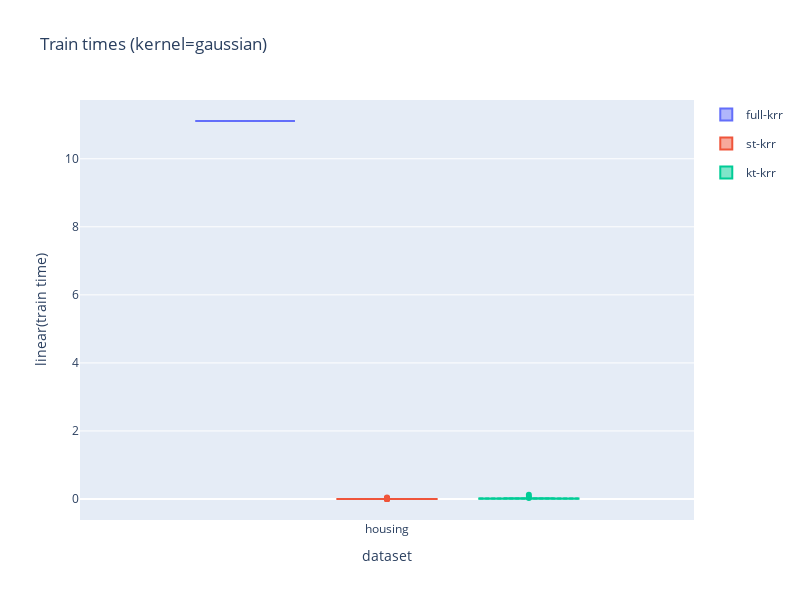

Notebook source saved alongside this figure:
### Code cell
scale = 'linear'

for result in results:
    name = result['name']
    color = colors_list[names.index(name)]

    if scale == 'log2':
        y = np.log2(np.abs(result["train_times"]))

    elif scale == 'linear':
        y = np.abs(result["train_times"])

    trace = go.Box(
        x=[dataset,]*len(result["train_times"]),
        y=y,
        name=name,
        # opacity=0.5,
        legendgroup=name,
        line_color=color,
        offsetgroup=name,
        showlegend=color not in colors_used,
        boxmean=True,
    )

    fig.add_trace(trace)
    colors_used.add(color)

fig.update_yaxes(title_text=f"{scale}(train time)")
fig.update_xaxes(title_text="dataset")
fig.update_layout(
    width=800,
    height=600,
    title=f"Train times (kernel={kernel})",
    boxmode='group'
)

### Figure 1 — Plotly figure (JSON) as saved in the notebook; plotly's stock layout.template omitted (floating-point values rounded to 4 significant figures)
{"data": [{"boxmean": true, "legendgroup": "full-krr", "line": {"color": "#636EFA"}, "name": "full-krr", "offsetgroup": "full-krr", "showlegend": true, "type": "box", "x": ["housing"], "y": [11.11]}, {"boxmean": true, "legendgroup": "st-krr", "line": {"color": "#EF553B"}, "name": "st-krr", "offsetgroup": "st-krr", "showlegend": true, "type": "box", "x": ["housing", "housing", "housing", "housing", "housing", "housing", "housing", "housing", "housing", "housing", "housing", "housing", "housing", "housing", "housing", "housing", "housing", "housing", "housing", "housing", "housing", "housing", "housing", "housing", "housing", "housing", "housing", "housing", "housing", "housing", "housing", "housing", "housing", "housing", "housing", "housing", "housing", "housing", "housing", "housing", "housing", "housing", "housing", "housing", "housing", "housing", "housing", "housing", "housing", "housing", "housing", "housing", "housing", "housing", "housing", "housing", "housing", "housing", "housing", "housing", "housing", "housing", "housing", "housing", "housing", "housing", "housing", "housing", "housing", "housing", "housing", "housing", "housing", "housing", "housing", "housing", "housing", "housing", "housing", "housing", "housing", "housing", "housing", "housing", "housing", "housing", "housing", "housing", "housing", "housing", "housing", "housing", "housing", "housing", "housing", "housing", "housing", "housing", "housing", "housing"], "y": [0.04201, 0.0006182, 0.0007131, 0.0006061, 0.001351, 0.02895, 0.000777, 0.0005541, 0.0016, 0.001695, 0.001302, 0.0006001, 0.001515, 0.000598, 0.003346, 0.0006237, 0.0005813, 0.0006373, 0.0006099, 0.0005898, 0.0006359, 0.0006101, 0.0005729, 0.0005999, 0.003153, 0.000617, 0.0006201, 0.001579, 0.0005639, 0.000571, 0.002056, 0.000572, 0.003427, 0.001228, 0.001842, 0.002125, 0.0005779, 0.00247, 0.0007298, 0.004989, 0.0005999, 0.0005772, 0.0005958, 0.0005949, 0.000773, 0.0005329, 0.0005939, 0.003481, 0.0005667, 0.000772, 0.0005667, 0.0005898, 0.0006149, 0.003698, 0.001259, 0.0006199, 0.0007608, 0.001786, 0.0005729, 0.0006089, 0.005294, 0.003491, 0.000586, 0.0005679, 0.0006039, 0.001995, 0.0006521, 0.0006289, 0.0005901, 0.0005932, 0.000586, 0.0006211, 0.0006118, 0.0007663, 0.002375, 0.0005832, 0.001209, 0.0005872, 0.000596, 0.0005989, 0.000735, 0.000608, 0.000654, 0.000644, 0.001416, 0.0006478, 0.0008259, 0.0006261, 0.0005991, 0.0008941, 0.000566, 0.00205, 0.0008028, 0.0005689, 0.0006149, 0.0005958, 0.000726, 0.0006092, 0.002632, 0.0006211]}, {"boxmean": true, "legendgroup": "kt-krr", "line": {"color": "#00CC96"}, "name": "kt-krr", "offsetgroup": "kt-krr", "showlegend": true, "type": "box", "x": ["housing", "housing", "housing", "housing", "housing", "housing", "housing", "housing", "housing", "housing", "housing", "housing", "housing", "housing", "housing", "housing", "housing", "housing", "housing", "housing", "housing", "housing", "housing", "housing", "housing", "housing", "housing", "housing", "housing", "housing", "housing", "housing", "housing", "housing", "housing", "housing", "housing", "housing", "housing", "housing", "housing", "housing", "housing", "housing", "housing", "housing", "housing", "housing", "housing", "housing", "housing", "housing", "housing", "housing", "housing", "housing", "housing", "housing", "housing", "housing", "housing", "housing", "housing", "housing", "housing", "housing", "housing", "housing", "housing", "housing", "housing", "housing", "housing", "housing", "housing", "housing", "housing", "housing", "housing", "housing", "housing", "housing", "housing", "housing", "housing", "housing", "housing", "housing", "housing", "housing", "housing", "housing", "housing", "housing", "housing", "housing", "housing", "housing", "housing", "housing"], "y": [0.02203, 0.009309, 0.009144, 0.02743, 0.0118, 0.009584, 0.009285, 0.01678, 0.01693, 0.02233, 0.02031, 0.02451, 0.0177, 0.01193, 0.01017, 0.01434, 0.01551, 0.009481, 0.01391, 0.02225, 0.05721, 0.02235, 0.01391, 0.0122, 0.01648, 0.0174, 0.01776, 0.01126, 0.01268, 0.00954, 0.01258, 0.0106, 0.01129, 0.01275, 0.01119, 0.01354, 0.01433, 0.01627, 0.009207, 0.01634, 0.01048, 0.01941, 0.01166, 0.01102, 0.009311, 0.009415, 0.01806, 0.01364, 0.01337, 0.009621, 0.0149, 0.01547, 0.01263, 0.02049, 0.0166, 0.01117, 0.01282, 0.009152, 0.01583, 0.01711, 0.01057, 0.01976, 0.01436, 0.0103, 0.1279, 0.01988, 0.01693, 0.01773, 0.0101, 0.0171, 0.009424, 0.02182, 0.01011, 0.009196, 0.009684, 0.009254, 0.009286, 0.01086, 0.01497, 0.009253, 0.01493, 0.01116, 0.01084, 0.009487, 0.009283, 0.009274, 0.009595, 0.01269, 0.009535, 0.009508, 0.01332, 0.009209, 0.01913, 0.01354, 0.01078, 0.01284, 0.01509, 0.00982, 0.0117, 0.02481]}], "layout": {"boxmode": "group", "height": 600, "title": {"text": "Train times (kernel=gaussian)"}, "width": 800, "xaxis": {"title": {"text": "dataset"}}, "yaxis": {"title": {"text": "linear(train time)"}}}}
